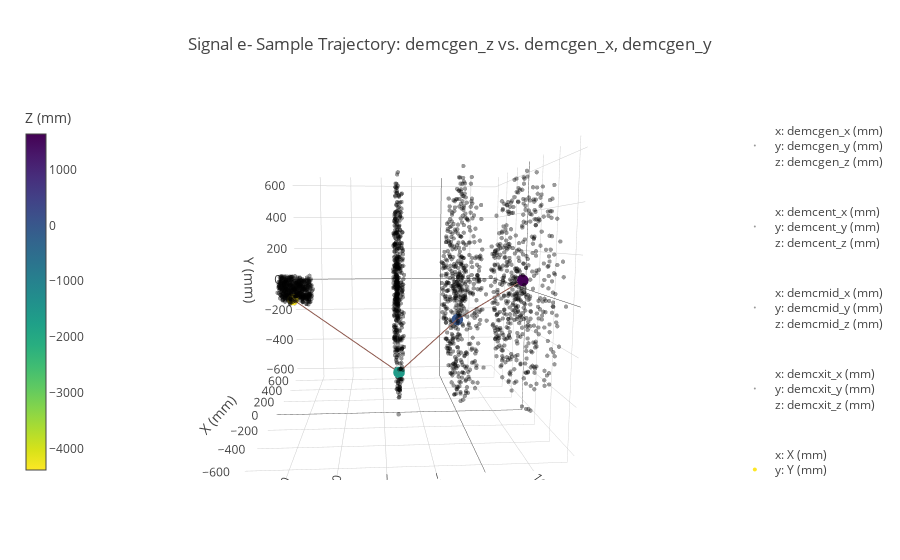

Source (notebook cell):
### Code cell
gen = gen_event(df_sam.head(1))
gen_electron_plot(gen=gen,inline=True)

### Figure 1 — Plotly figure (JSON) as saved in the notebook; plotly's stock layout.template omitted (floating-point values rounded to 4 significant figures; data arrays with more than 128 entries replaced by an {"elided": "..."} marker saying what was removed)
{"data": [{"marker": {"cauto": false, "cmax": -10000, "cmin": -10000, "color": {"elided": "500 float values"}, "colorbar": {"thickness": 20, "title": "demcgen_z (mm)", "x": 0, "y": 0.5}, "colorscale": "Greys", "opacity": 0.4, "reversescale": true, "showscale": false, "size": 1.5}, "mode": "markers", "name": "<br>x: demcgen_x (mm)<br>y: demcgen_y (mm)<br>z: demcgen_z (mm)<br>", "type": "scatter3d", "uid": "d4d5a860-934e-420e-8ec5-210b8de3deb6", "x": {"elided": "500 float values"}, "y": {"elided": "500 float values"}, "z": {"elided": "500 float values"}}, {"marker": {"cauto": false, "cmax": -10000, "cmin": -10000, "color": {"elided": "500 float values"}, "colorbar": {"thickness": 20, "title": "demcent_z (mm)", "x": 0, "y": 0.5}, "colorscale": "Greys", "opacity": 0.4, "reversescale": true, "showscale": false, "size": 1.5}, "mode": "markers", "name": "<br>x: demcent_x (mm)<br>y: demcent_y (mm)<br>z: demcent_z (mm)<br>", "type": "scatter3d", "uid": "36e6af66-feae-4a12-9dd0-92aea4e61fc2", "x": {"elided": "500 float values"}, "y": {"elided": "500 float values"}, "z": {"elided": "500 float values"}}, {"marker": {"cauto": false, "cmax": -10000, "cmin": -10000, "color": {"elided": "500 float values"}, "colorbar": {"thickness": 20, "title": "demcmid_z (mm)", "x": 0, "y": 0.5}, "colorscale": "Greys", "opacity": 0.4, "reversescale": true, "showscale": false, "size": 1.5}, "mode": "markers", "name": "<br>x: demcmid_x (mm)<br>y: demcmid_y (mm)<br>z: demcmid_z (mm)<br>", "type": "scatter3d", "uid": "fca17d1b-1c41-488c-afde-aa2cca13c0dd", "x": {"elided": "500 float values"}, "y": {"elided": "500 float values"}, "z": {"elided": "500 float values"}}, {"marker": {"cauto": false, "cmax": -10000, "cmin": -10000, "color": {"elided": "500 float values"}, "colorbar": {"thickness": 20, "title": "demcxit_z (mm)", "x": 0, "y": 0.5}, "colorscale": "Greys", "opacity": 0.4, "reversescale": true, "showscale": false, "size": 1.5}, "mode": "markers", "name": "<br>x: demcxit_x (mm)<br>y: demcxit_y (mm)<br>z: demcxit_z (mm)<br>", "type": "scatter3d", "uid": "77da3efe-ec34-4a46-9bc5-8c9523773c44", "x": {"elided": "500 float values"}, "y": {"elided": "500 float values"}, "z": {"elided": "500 float values"}}, {"marker": {"cauto": false, "cmax": 1639.0, "cmin": -4389.0, "color": [-4389.0, -1631.0, 10.09, 1639.0], "colorbar": {"thickness": 20, "title": "Z (mm)", "x": -0.1, "y": 0.5}, "colorscale": "Viridis", "opacity": 1, "reversescale": true, "showscale": true, "size": 4}, "mode": "markers", "name": "<br>x: X (mm)<br>y: Y (mm)<br>z: Z (mm)<br>", "type": "scatter3d", "uid": "d0e13586-cd86-4fff-9556-0807f6f9e5dc", "x": [7.775, -160.2, 26.51, -66.03], "y": [-47.71, -393.0, -163.8, 51.34], "z": [-4389.0, -1631.0, 10.09, 1639.0]}, {"mode": "lines", "type": "scatter3d", "uid": "84a8450d-8e87-4979-a0fe-99e565fc79a4", "x": [7.775, -160.2, 26.51, -66.03], "y": [-47.71, -393.0, -163.8, 51.34], "z": [-4389.0, -1631.0, 10.09, 1639.0]}], "layout": {"dragmode": "orbit", "scene": {"camera": {"center": {"x": 0, "y": 0, "z": 0}, "eye": {"x": -1.8, "y": 0.2, "z": -0.1}, "up": {"x": 0, "y": 1, "z": 0}}, "xaxis": {"title": "X (mm)"}, "yaxis": {"title": "Y (mm)"}, "zaxis": {"title": "Z (mm)"}}, "showlegend": true, "title": "Signal e- Sample Trajectory: demcgen_z vs. demcgen_x, demcgen_y"}}
